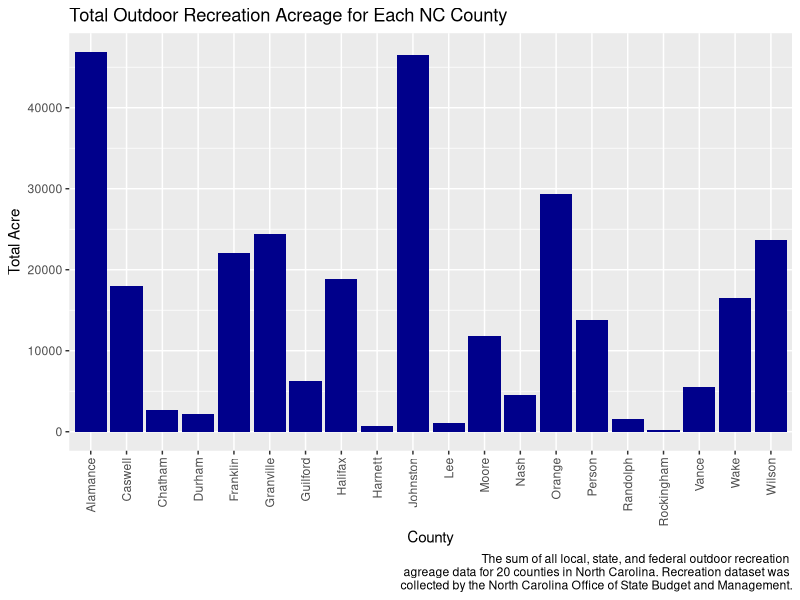
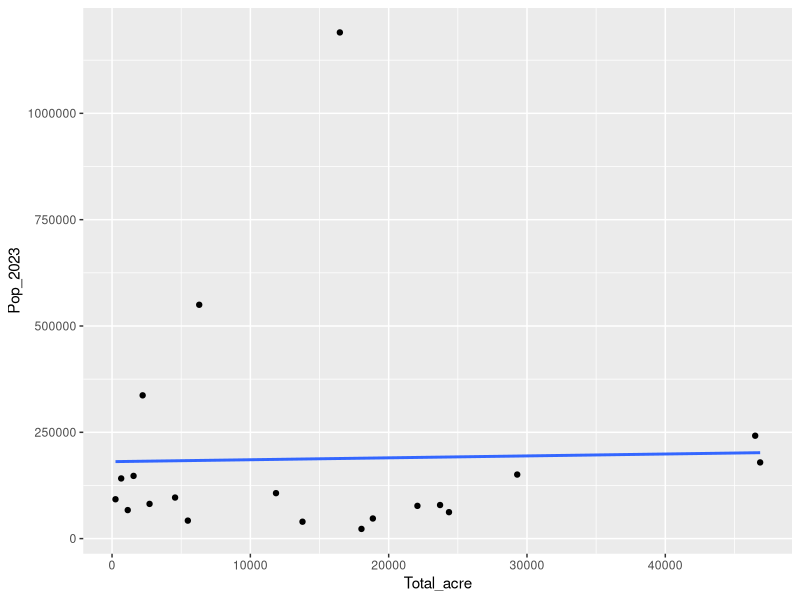
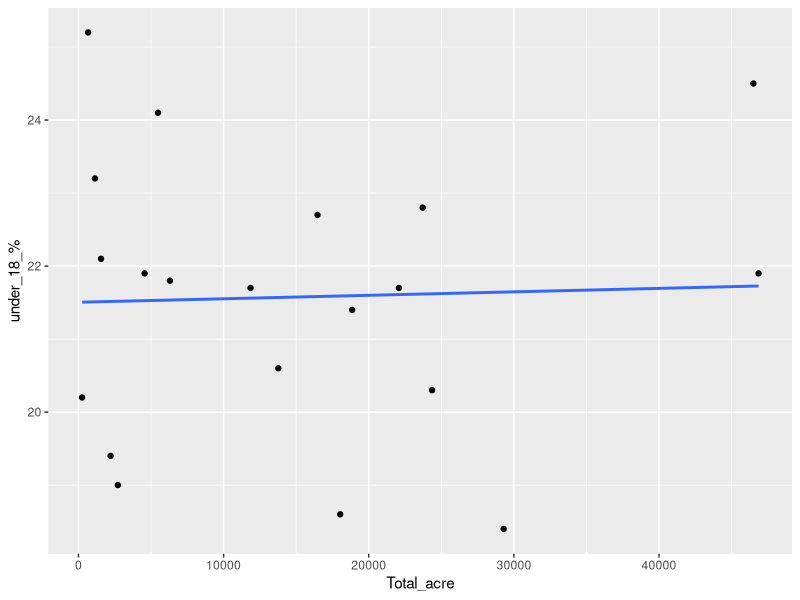
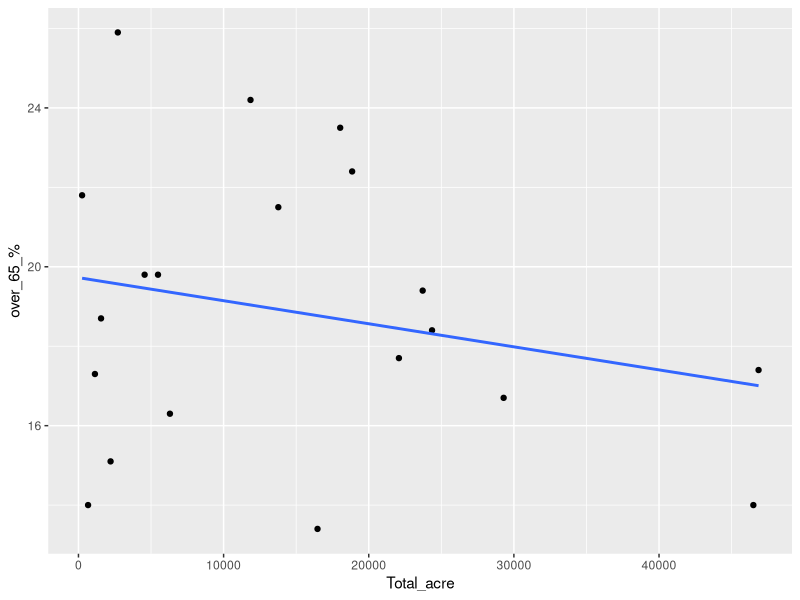
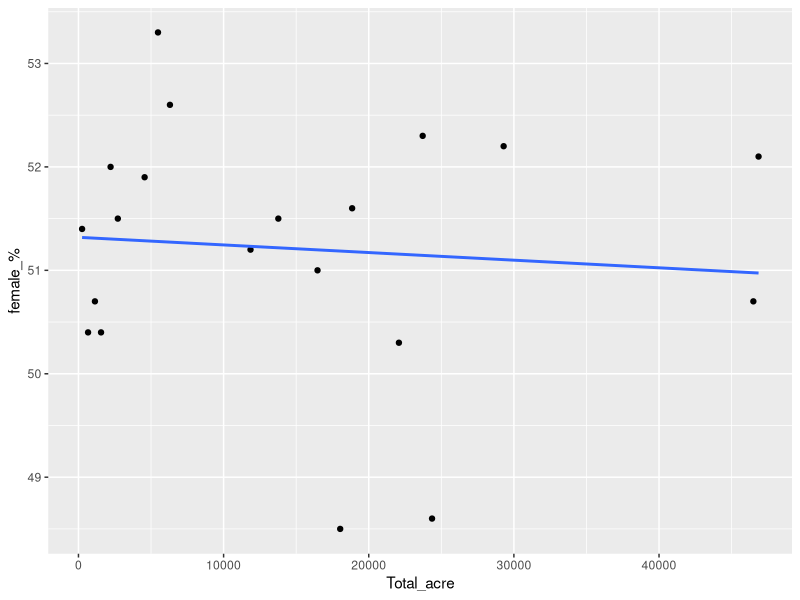
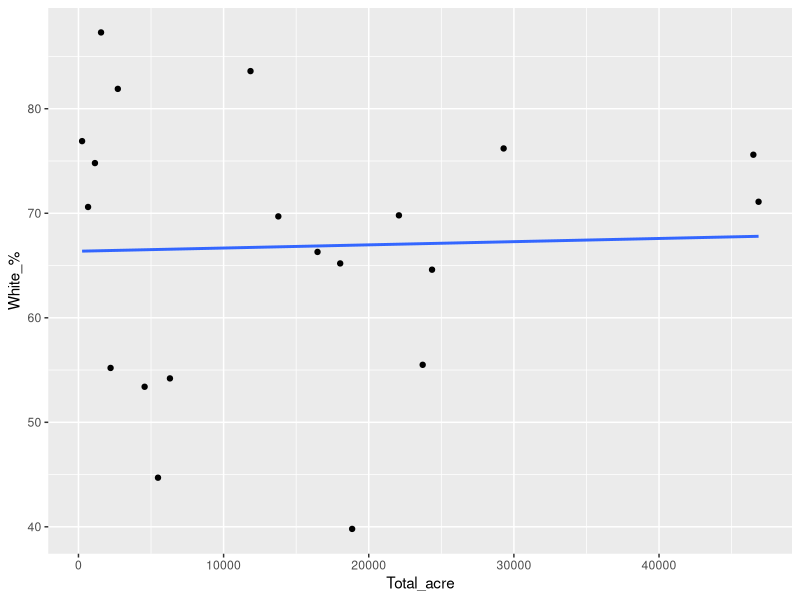
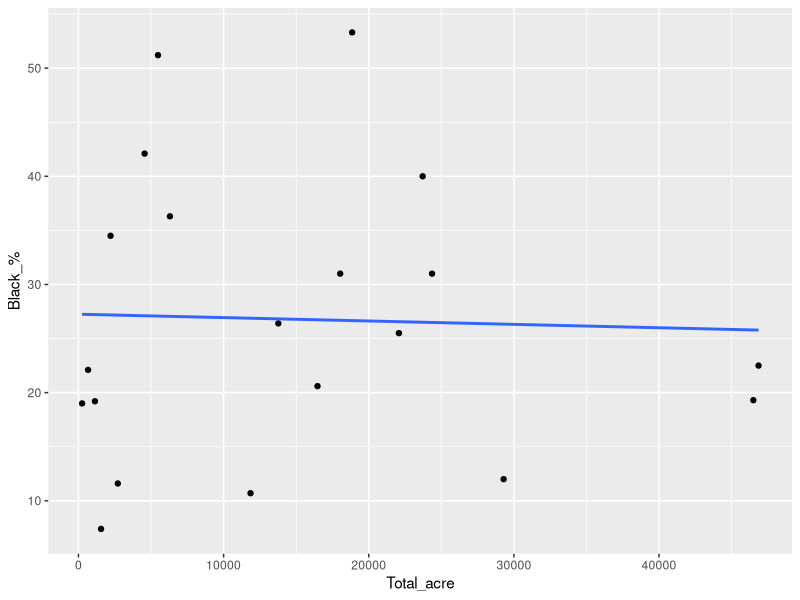
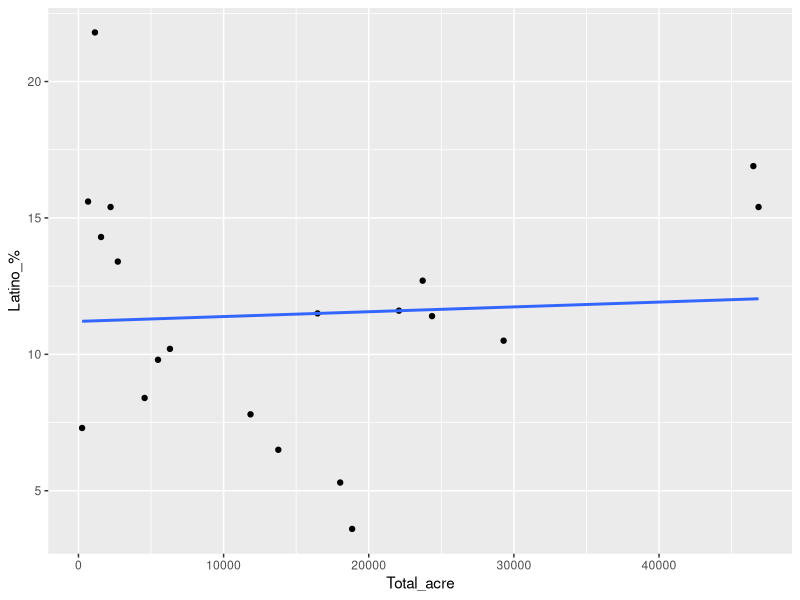

Here is the R script that generated these plots, in order:
## ---- chunk 1
knitr::opts_chunk$set(echo = TRUE)

# Load necessary packages
library(here)
library(tidyverse)

# Load necessary data
NC_census <- read.csv(file = here("Week7/NC_Census.csv"),
                      stringsAsFactors = TRUE)
NC_Rec_Acre <- read.csv(file = here("Week7/NC_Recreation_Acreage.csv"),
                        stringsAsFactors = TRUE)

Sum_NC_Rec <- NC_Rec_Acre %>%
  filter(Area.Name %in% c("Chatham County", "Wake County", "Alamance County", "Orange County", "Durham County", "Caswell County", "Person County", "Granville County", "Franklin County", "Vance County", "Lee County", "Moore County", "Randolph County", "Guilford County", "Rockingham County", "Halifax County", "Nash County", "Wilson County", "Johnston County", "Harnett County")) %>%
  group_by(Area.Name) %>%
  summarize(total_acres = sum(Value, na.rm = TRUE))

NC_census_clean <- NC_census %>%
  filter(Fact %in% c("Population estimates, July 1, 2023, (V2023)", "Persons under 18 years, percent", "Persons 65 years and over, percent", "Female persons, percent", "White alone, percent", "Black alone, percent (a)", "Hispanic or Latino, percent (b)", "Median value of owner-occupied housing units, 2019-2023", "Persons per household, 2019-2023", "Median households income (in 2023 dollars), 2019-2023")) %>%
  select(-Fact.Note)

NC_census_clean <- t(NC_census_clean)
NC_census_clean <- NC_census_clean[-1, ]
rownames(NC_census_clean) <- c("Chatham", "Wake", "Alamance", "Orange", "Durham", "Caswell", "Person", "Granville", "Franklin", "Vance", "Lee", "Moore", "Randolph", "Guilford", "Rockingham", "Halifax", "Nash", "Wilson", "Johnston", "Harnett")
colnames(NC_census_clean) <- c("Pop_2023", "under_18_%", "over_65_%", "female_%", "White_%", "Black_%", "Latino_%", "Household_Cost_$", "Household_#", "Household_Income_$")

NC_census_clean <- as.data.frame(NC_census_clean, stringsAsFactors = FALSE)

NC_census_clean <- NC_census_clean %>%
  mutate(Total_acre = Sum_NC_Rec$total_acres) %>%
  rownames_to_column(var = "County") %>%
  mutate(across(-1, ~ as.numeric(gsub("[^0-9.-]", "", .x))))
## ---- chunk 2

## Create and examine histograms of raw values.
hist_total_acre <- ggplot(NC_census_clean,
                   aes(x = County, y = Total_acre)) +
  geom_col(fill = "darkblue") +
  theme(axis.text.x = element_text(angle = 90, vjust = 0.5, hjust = 1)) +
  labs(y = "Total Acre",
       title = "Total Outdoor Recreation Acreage for Each NC County",
       caption = "The sum of all local, state, and federal outdoor recreation 
       agreage data for 20 counties in North Carolina. Recreation dataset was 
       collected by the North Carolina Office of State Budget and Management.")

print(hist_total_acre)

## Create and examine an initial scatterplot of data.
scatter_pop <- ggplot(NC_census_clean,
                      aes(x = Total_acre, y = Pop_2023)) +
  geom_point() +
  geom_smooth(method = "lm", se = FALSE)

scatter_u18 <- ggplot(NC_census_clean,
                      aes(x = Total_acre, y = `under_18_%`)) +
  geom_point() +
  geom_smooth(method = "lm", se = FALSE)

scatter_o65 <- ggplot(NC_census_clean,
                      aes(x = Total_acre, y = `over_65_%`)) +
  geom_point() +
  geom_smooth(method = "lm", se = FALSE)

scatter_f <- ggplot(NC_census_clean,
                      aes(x = Total_acre, y = `female_%`)) +
  geom_point() +
  geom_smooth(method = "lm", se = FALSE)

scatter_white <- ggplot(NC_census_clean,
                      aes(x = Total_acre, y = `White_%`)) +
  geom_point() +
  geom_smooth(method = "lm", se = FALSE)

scatter_black <- ggplot(NC_census_clean,
                      aes(x = Total_acre, y = `Black_%`)) +
  geom_point() +
  geom_smooth(method = "lm", se = FALSE)

scatter_latino <- ggplot(NC_census_clean,
                      aes(x = Total_acre, y = `Latino_%`)) +
  geom_point() +
  geom_smooth(method = "lm", se = FALSE)

scatter_cost <- ggplot(NC_census_clean,
                      aes(x = Total_acre, y = `Household_Cost_$`)) +
  geom_point() +
  geom_smooth(method = "lm", se = FALSE)

scatter_ppl <- ggplot(NC_census_clean,
                      aes(x = Total_acre, y = `Household_#`)) +
  geom_point() +
  geom_smooth(method = "lm", se = FALSE)

scatter_income <- ggplot(NC_census_clean,
                      aes(x = Total_acre, y = `Household_Income_$`)) +
  geom_point() +
  geom_smooth(method = "lm", se = FALSE)

print(scatter_pop)
# Many outliers (very high population size around 15200 acres) and minimal slope (flat regression line)
print(scatter_u18)
# Large range of percentages (10-25%) with minimal slope (flat regression line)
print(scatter_o65)
# larger percentage range (12-26%) for small acre regions, smaller range for larger acres (14-18%), with negative slope overall (declining regression line)
print(scatter_f)
# Two outliers below 49% resulting in a negative slope (declining linear regression line)
print(scatter_white)
# Very large percentage range (40-90%) with a slight positive regression line slope
print(scatter_black)
# Very large percentage range (5-55%) with a slight negative regression line slope
print(scatter_latino)
# Some extreme outlier points above 15% and below 5% with lead to a slightly increasing regression line slope
print(scatter_cost)
# large distribution spread of points with a slight increasing regression line slope
print(scatter_ppl)
# Compact distribution (range is between 22-28) with an positive regression line slope
print(scatter_income)
# Large spread with a positive linear regression line slope
## ---- chunk 3
pop.lm1 <- lm(Total_acre ~ Pop_2023, data = NC_census_clean)
summary(pop.lm1)
# There is no linear relationship between total outdoor recreation acreage and Population estimates from July 1, 2023, due to a greater p-value (p=0.92) than statistical signifigance (a=0.05). Population explains 0.06% (Adj R2 = -0.0549) of the variation in acreage.

u18.lm2 <- lm(Total_acre ~ `under_18_%`, data = NC_census_clean)
summary(u18.lm2)
# There is no linear relationship between total outdoor recreation acreage and Persons under 18 years (%), due to a greater p-value (p=0.88) than statistical signifigance (a=0.05). Persons under 18 years old explains 0.05% (Adj R2 = -0.0542) of the variation in acreage.

o65.lm3 <- lm(Total_acre ~ `over_65_%`, data = NC_census_clean)
summary(o65.lm3)
# There is no linear relationship between total outdoor recreation acreage and Persons over 65 years (%), due to a greater p-value (p=0.32) than statistical signifigance (a=0.05). Persons over 65 years old explains 0.002% (Adj R2 = 0.0019) of the variation in acreage.

f.lm4 <- lm(Total_acre ~ `female_%`, data = NC_census_clean)
summary(f.lm4)
# There is no linear relationship between total outdoor recreation acreage and females (%), due to a greater p-value (p=0.72) than statistical signifigance (a=0.05). Females explains 0.05% (Aj R2 = -0.0475) of the variation in acreage.

w.lm5 <- lm(Total_acre ~ `White_%`, data = NC_census_clean)
summary(w.lm5)
# There is no linear relationship between total outdoor recreation acreage and white demographic group (%), due to a greater p-value (p=0.89) than statistical signifigance (a=0.05). Whites explains 0.05% (Aj R2 = -0.0546) of the variation in acreage.

b.lm6 <- lm(Total_acre ~ `Black_%`, data = NC_census_clean)
summary(b.lm6)
# There is no linear relationship between total outdoor recreation acreage and black demographic group (%), due to a greater p-value (p=0.89) than statistical signifigance (a=0.05). Blacks explains 0.05% (Aj R2 = -0.0543) of the variation in acreage.

l.lm7 <- lm(Total_acre ~ `Latino_%`, data = NC_census_clean)
summary(l.lm7)
# There is no linear relationship between total outdoor recreation acreage and hispanic or latino demographic group (%), due to a greater p-value (p=0.81) than statistical signifigance (a=0.05). Hispanics or Latinos explains 0.05% (Aj R2 = -0.0521) of the variation in acreage.

cost.lm8 <- lm(Total_acre ~ `Household_Cost_$`, data = NC_census_clean)
summary(cost.lm8)
# There is no linear relationship between total outdoor recreation acreage and houshold market costs ($), due to a greater p-value (p=0.66) than statistical signifigance (a=0.05). Household market costs explains 0.05% (Aj R2 = -0.0439) of the variation in acreage.

ppl.lm9 <- lm(Total_acre ~ `Household_#`, data = NC_census_clean)
summary(ppl.lm9)
# There is no linear relationship between total outdoor recreation acreage and number of persons per household (#), due to a greater p-value (p=0.43) than statistical signifigance (a=0.05). Number of persons in each household explains 0.05% (Aj R2 = -0.0187) of the variation in acreage.

income.lm10 <- lm(Total_acre ~ `Household_Income_$`, data = NC_census_clean)
summary(income.lm10)
# There is no linear relationship between total outdoor recreation acreage and the average household income ($), due to a greater p-value (p=0.53) than statistical signifigance (a=0.05). The average household income explains 0.05% (Aj R2 = -0.0543) of the variation in acreage.
## ---- chunk 4
## Examine model residual plots (4 in total)
windows()
par(mfrow = c(2,2))



plot(pop.lm1)
# (1) potential non-linear relationship, (2) normally distributed, (3) not homoscedastic, (4) no influential outliers
plot(u18.lm2)
# (1) No non-linear relationships, (2) normally distributed, (3) slightly homoscedastic, (4) 19 may be an influential outlier
plot(o65.lm3)
# slightly fits the model well
plot(f.lm4)
# slightly fits the model well
plot(w.lm5)
# slightly fits the model well
plot(b.lm6)
# fits the model well
plot(l.lm7)
# (1) potential non-linear relationship, (2) normally distributed, (3) slightly homoscedastic, (4) no influential outliers (maybe 11 and 19)
plot(cost.lm8)
# slightly fits the model well
plot(ppl.lm9)
# slightly fits the model well expect for (4) 19 and 20 are influential outliers
plot(income.lm10)
# fits the model well

## Log-transformation acre values
NC_census_clean$Log_Total_acre <- log10(NC_census_clean$Total_acre)
## Re-fit model using these values
pop.lm11 <- lm(Log_Total_acre ~ Pop_2023, data = NC_census_clean)
## Examine the results and the residuals
summary(pop.lm11)
# no linear relationship (p = 0.69)
plot(pop.lm11)
# slightly fits the model

u18.lm12 <- lm(Log_Total_acre ~ `under_18_%`, data = NC_census_clean)
summary(u18.lm12)
plot(u18.lm12)

o65.lm13 <- lm(Log_Total_acre ~ `over_65_%`, data = NC_census_clean)
summary(o65.lm13)
plot(o65.lm13)

f.lm14 <- lm(Log_Total_acre ~ `female_%`, data = NC_census_clean)
summary(f.lm14)
plot(f.lm14)

w.lm15 <- lm(Log_Total_acre ~ `White_%`, data = NC_census_clean)
summary(w.lm15)
plot(w.lm15)

b.lm16 <- lm(Log_Total_acre ~ `Black_%`, data = NC_census_clean)
summary(b.lm16)
plot(b.lm16)

l.lm17 <- lm(Log_Total_acre ~ `Latino_%`, data = NC_census_clean)
summary(l.lm17)
plot(l.lm17)

cost.lm18 <- lm(Log_Total_acre ~ `Household_Cost_$`, data = NC_census_clean)
summary(cost.lm18)
plot(cost.lm18)

ppl.lm19 <- lm(Log_Total_acre ~ `Household_#`, data = NC_census_clean)
summary(ppl.lm19)
plot(ppl.lm19)

income.lm20 <- lm(Log_Total_acre ~ `Household_Income_$`, data = NC_census_clean)
summary(income.lm20)
plot(income.lm20)
# All log transformations still had a p-value greater than 0.05 significance level.Overall, diagnostic models were a better fit for the distribution of the dataset.



## AIC test

AIC(pop.lm1, u18.lm2, o65.lm3, f.lm4, w.lm5, b.lm6, l.lm7, cost.lm8, ppl.lm9, income.lm10)
# Except for pop.lm1, the change in AIC is less than 2 between all models meaning they are  considered similarly good fits for predicting total outdoor acreage.
